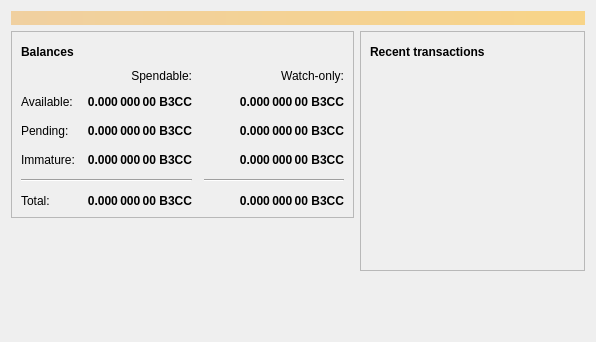
<?xml version="1.0" encoding="UTF-8"?>
<ui version="4.0">
 <class>OverviewPage</class>
 <widget class="QWidget" name="OverviewPage">
  <property name="geometry">
   <rect>
    <x>0</x>
    <y>0</y>
    <width>596</width>
    <height>342</height>
   </rect>
  </property>
  <property name="windowTitle">
   <string>Form</string>
  </property>
  <layout class="QVBoxLayout" name="topLayout">
   <item>
    <widget class="QLabel" name="labelAlerts">
     <property name="visible">
      <bool>false</bool>
     </property>
     <property name="styleSheet">
      <string notr="true">QLabel { background-color: qlineargradient(x1: 0, y1: 0, x2: 1, y2: 0, stop:0 #F0D0A0, stop:1 #F8D488); color:#000000; }</string>
     </property>
     <property name="wordWrap">
      <bool>true</bool>
     </property>
     <property name="margin">
      <number>3</number>
     </property>
     <property name="textInteractionFlags">
      <set>Qt::TextSelectableByMouse</set>
     </property>
    </widget>
   </item>
   <item>
    <layout class="QHBoxLayout" name="horizontalLayout" stretch="1,1">
     <item>
      <layout class="QVBoxLayout" name="verticalLayout_2">
       <item>
        <widget class="QFrame" name="frame">
         <property name="frameShape">
          <enum>QFrame::StyledPanel</enum>
         </property>
         <property name="frameShadow">
          <enum>QFrame::Raised</enum>
         </property>
         <layout class="QVBoxLayout" name="verticalLayout_4">
          <item>
           <layout class="QHBoxLayout" name="horizontalLayout_4">
            <item>
             <widget class="QLabel" name="label_5">
              <property name="font">
               <font>
                <weight>75</weight>
                <bold>true</bold>
               </font>
              </property>
              <property name="text">
               <string>Balances</string>
              </property>
             </widget>
            </item>
            <item>
             <widget class="QPushButton" name="labelWalletStatus">
              <property name="enabled">
               <bool>true</bool>
              </property>
              <property name="maximumSize">
               <size>
                <width>30</width>
                <height>16777215</height>
               </size>
              </property>
              <property name="toolTip">
               <string>The displayed information may be out of date. Your wallet automatically synchronizes with the Bitcoin network after a connection is established, but this process has not completed yet.</string>
              </property>
              <property name="text">
               <string/>
              </property>
              <property name="icon">
               <iconset resource="../bitcoin.qrc">
                <normaloff>:/icons/warning</normaloff>
                <disabledoff>:/icons/warning</disabledoff>:/icons/warning</iconset>
              </property>
              <property name="iconSize">
               <size>
                <width>24</width>
                <height>24</height>
               </size>
              </property>
              <property name="flat">
               <bool>true</bool>
              </property>
             </widget>
            </item>
            <item>
             <spacer name="horizontalSpacer_3">
              <property name="orientation">
               <enum>Qt::Horizontal</enum>
              </property>
              <property name="sizeHint" stdset="0">
               <size>
                <width>40</width>
                <height>20</height>
               </size>
              </property>
             </spacer>
            </item>
           </layout>
          </item>
          <item>
           <layout class="QGridLayout" name="gridLayout">
            <property name="spacing">
             <number>12</number>
            </property>
            <item row="2" column="2">
             <widget class="QLabel" name="labelWatchPending">
              <property name="font">
               <font>
                <weight>75</weight>
                <bold>true</bold>
               </font>
              </property>
              <property name="cursor">
               <cursorShape>IBeamCursor</cursorShape>
              </property>
              <property name="toolTip">
               <string>Unconfirmed transactions to watch-only addresses</string>
              </property>
              <property name="text">
               <string notr="true">0.000 000 00 B3CC</string>
              </property>
              <property name="alignment">
               <set>Qt::AlignRight|Qt::AlignTrailing|Qt::AlignVCenter</set>
              </property>
              <property name="textInteractionFlags">
               <set>Qt::LinksAccessibleByMouse|Qt::TextSelectableByKeyboard|Qt::TextSelectableByMouse</set>
              </property>
             </widget>
            </item>
            <item row="2" column="1">
             <widget class="QLabel" name="labelUnconfirmed">
              <property name="font">
               <font>
                <weight>75</weight>
                <bold>true</bold>
               </font>
              </property>
              <property name="cursor">
               <cursorShape>IBeamCursor</cursorShape>
              </property>
              <property name="toolTip">
               <string>Total of transactions that have yet to be confirmed, and do not yet count toward the spendable balance</string>
              </property>
              <property name="text">
               <string notr="true">0.000 000 00 B3CC</string>
              </property>
              <property name="alignment">
               <set>Qt::AlignRight|Qt::AlignTrailing|Qt::AlignVCenter</set>
              </property>
              <property name="textInteractionFlags">
               <set>Qt::LinksAccessibleByMouse|Qt::TextSelectableByKeyboard|Qt::TextSelectableByMouse</set>
              </property>
             </widget>
            </item>
            <item row="3" column="2">
             <widget class="QLabel" name="labelWatchImmature">
              <property name="font">
               <font>
                <weight>75</weight>
                <bold>true</bold>
               </font>
              </property>
              <property name="cursor">
               <cursorShape>IBeamCursor</cursorShape>
              </property>
              <property name="toolTip">
               <string>Mined balance in watch-only addresses that has not yet matured</string>
              </property>
              <property name="text">
               <string notr="true">0.000 000 00 B3CC</string>
              </property>
              <property name="alignment">
               <set>Qt::AlignRight|Qt::AlignTrailing|Qt::AlignVCenter</set>
              </property>
              <property name="textInteractionFlags">
               <set>Qt::LinksAccessibleByMouse|Qt::TextSelectableByKeyboard|Qt::TextSelectableByMouse</set>
              </property>
             </widget>
            </item>
            <item row="4" column="0" colspan="2">
             <widget class="Line" name="line">
              <property name="orientation">
               <enum>Qt::Horizontal</enum>
              </property>
             </widget>
            </item>
            <item row="4" column="2">
             <widget class="Line" name="lineWatchBalance">
              <property name="sizePolicy">
               <sizepolicy hsizetype="Preferred" vsizetype="Fixed">
                <horstretch>0</horstretch>
                <verstretch>0</verstretch>
               </sizepolicy>
              </property>
              <property name="minimumSize">
               <size>
                <width>140</width>
                <height>0</height>
               </size>
              </property>
              <property name="orientation">
               <enum>Qt::Horizontal</enum>
              </property>
             </widget>
            </item>
            <item row="5" column="0">
             <widget class="QLabel" name="labelTotalText">
              <property name="text">
               <string>Total:</string>
              </property>
             </widget>
            </item>
            <item row="3" column="1">
             <widget class="QLabel" name="labelImmature">
              <property name="font">
               <font>
                <weight>75</weight>
                <bold>true</bold>
               </font>
              </property>
              <property name="cursor">
               <cursorShape>IBeamCursor</cursorShape>
              </property>
              <property name="toolTip">
               <string>Mined balance that has not yet matured</string>
              </property>
              <property name="text">
               <string notr="true">0.000 000 00 B3CC</string>
              </property>
              <property name="alignment">
               <set>Qt::AlignRight|Qt::AlignTrailing|Qt::AlignVCenter</set>
              </property>
              <property name="textInteractionFlags">
               <set>Qt::LinksAccessibleByMouse|Qt::TextSelectableByKeyboard|Qt::TextSelectableByMouse</set>
              </property>
             </widget>
            </item>
            <item row="2" column="3">
             <spacer name="horizontalSpacer_2">
              <property name="orientation">
               <enum>Qt::Horizontal</enum>
              </property>
              <property name="sizeHint" stdset="0">
               <size>
                <width>40</width>
                <height>20</height>
               </size>
              </property>
             </spacer>
            </item>
            <item row="3" column="0">
             <widget class="QLabel" name="labelImmatureText">
              <property name="text">
               <string>Immature:</string>
              </property>
             </widget>
            </item>
            <item row="5" column="1">
             <widget class="QLabel" name="labelTotal">
              <property name="font">
               <font>
                <weight>75</weight>
                <bold>true</bold>
               </font>
              </property>
              <property name="cursor">
               <cursorShape>IBeamCursor</cursorShape>
              </property>
              <property name="toolTip">
               <string>Your current total balance</string>
              </property>
              <property name="text">
               <string notr="true">0.000 000 00 B3CC</string>
              </property>
              <property name="alignment">
               <set>Qt::AlignRight|Qt::AlignTrailing|Qt::AlignVCenter</set>
              </property>
              <property name="textInteractionFlags">
               <set>Qt::LinksAccessibleByMouse|Qt::TextSelectableByKeyboard|Qt::TextSelectableByMouse</set>
              </property>
             </widget>
            </item>
            <item row="5" column="2">
             <widget class="QLabel" name="labelWatchTotal">
              <property name="font">
               <font>
                <weight>75</weight>
                <bold>true</bold>
               </font>
              </property>
              <property name="cursor">
               <cursorShape>IBeamCursor</cursorShape>
              </property>
              <property name="toolTip">
               <string>Current total balance in watch-only addresses</string>
              </property>
              <property name="text">
               <string notr="true">0.000 000 00 B3CC</string>
              </property>
              <property name="alignment">
               <set>Qt::AlignRight|Qt::AlignTrailing|Qt::AlignVCenter</set>
              </property>
              <property name="textInteractionFlags">
               <set>Qt::LinksAccessibleByMouse|Qt::TextSelectableByKeyboard|Qt::TextSelectableByMouse</set>
              </property>
             </widget>
            </item>
            <item row="0" column="2">
             <widget class="QLabel" name="labelWatchonly">
              <property name="text">
               <string>Watch-only:</string>
              </property>
              <property name="alignment">
               <set>Qt::AlignRight|Qt::AlignTrailing|Qt::AlignVCenter</set>
              </property>
             </widget>
            </item>
            <item row="1" column="0">
             <widget class="QLabel" name="labelBalanceText">
              <property name="text">
               <string>Available:</string>
              </property>
             </widget>
            </item>
            <item row="1" column="1">
             <widget class="QLabel" name="labelBalance">
              <property name="font">
               <font>
                <weight>75</weight>
                <bold>true</bold>
               </font>
              </property>
              <property name="cursor">
               <cursorShape>IBeamCursor</cursorShape>
              </property>
              <property name="toolTip">
               <string>Your current spendable balance</string>
              </property>
              <property name="text">
               <string notr="true">0.000 000 00 B3CC</string>
              </property>
              <property name="alignment">
               <set>Qt::AlignRight|Qt::AlignTrailing|Qt::AlignVCenter</set>
              </property>
              <property name="textInteractionFlags">
               <set>Qt::LinksAccessibleByMouse|Qt::TextSelectableByKeyboard|Qt::TextSelectableByMouse</set>
              </property>
             </widget>
            </item>
            <item row="1" column="2">
             <widget class="QLabel" name="labelWatchAvailable">
              <property name="font">
               <font>
                <weight>75</weight>
                <bold>true</bold>
               </font>
              </property>
              <property name="cursor">
               <cursorShape>IBeamCursor</cursorShape>
              </property>
              <property name="toolTip">
               <string>Your current balance in watch-only addresses</string>
              </property>
              <property name="text">
               <string notr="true">0.000 000 00 B3CC</string>
              </property>
              <property name="alignment">
               <set>Qt::AlignRight|Qt::AlignTrailing|Qt::AlignVCenter</set>
              </property>
              <property name="textInteractionFlags">
               <set>Qt::LinksAccessibleByMouse|Qt::TextSelectableByKeyboard|Qt::TextSelectableByMouse</set>
              </property>
             </widget>
            </item>
            <item row="2" column="0">
             <widget class="QLabel" name="labelPendingText">
              <property name="text">
               <string>Pending:</string>
              </property>
             </widget>
            </item>
            <item row="0" column="1">
             <widget class="QLabel" name="labelSpendable">
              <property name="text">
               <string>Spendable:</string>
              </property>
              <property name="alignment">
               <set>Qt::AlignRight|Qt::AlignTrailing|Qt::AlignVCenter</set>
              </property>
             </widget>
            </item>
           </layout>
          </item>
         </layout>
        </widget>
       </item>
       <item>
        <spacer name="verticalSpacer">
         <property name="orientation">
          <enum>Qt::Vertical</enum>
         </property>
         <property name="sizeHint" stdset="0">
          <size>
           <width>20</width>
           <height>40</height>
          </size>
         </property>
        </spacer>
       </item>
      </layout>
     </item>
     <item>
      <layout class="QVBoxLayout" name="verticalLayout_3">
       <item>
        <widget class="QFrame" name="frame_2">
         <property name="frameShape">
          <enum>QFrame::StyledPanel</enum>
         </property>
         <property name="frameShadow">
          <enum>QFrame::Raised</enum>
         </property>
         <layout class="QVBoxLayout" name="verticalLayout">
          <item>
           <layout class="QHBoxLayout" name="horizontalLayout_2">
            <item>
             <widget class="QLabel" name="label_4">
              <property name="font">
               <font>
                <weight>75</weight>
                <bold>true</bold>
               </font>
              </property>
              <property name="text">
               <string>Recent transactions</string>
              </property>
             </widget>
            </item>
            <item>
             <widget class="QPushButton" name="labelTransactionsStatus">
              <property name="enabled">
               <bool>true</bool>
              </property>
              <property name="maximumSize">
               <size>
                <width>30</width>
                <height>16777215</height>
               </size>
              </property>
              <property name="toolTip">
               <string>The displayed information may be out of date. Your wallet automatically synchronizes with the Bitcoin network after a connection is established, but this process has not completed yet.</string>
              </property>
              <property name="text">
               <string/>
              </property>
              <property name="icon">
               <iconset resource="../bitcoin.qrc">
                <normaloff>:/icons/warning</normaloff>
                <disabledoff>:/icons/warning</disabledoff>:/icons/warning</iconset>
              </property>
              <property name="iconSize">
               <size>
                <width>24</width>
                <height>24</height>
               </size>
              </property>
              <property name="flat">
               <bool>true</bool>
              </property>
             </widget>
            </item>
            <item>
             <spacer name="horizontalSpacer">
              <property name="orientation">
               <enum>Qt::Horizontal</enum>
              </property>
              <property name="sizeHint" stdset="0">
               <size>
                <width>40</width>
                <height>20</height>
               </size>
              </property>
             </spacer>
            </item>
           </layout>
          </item>
          <item>
           <widget class="QListView" name="listTransactions">
            <property name="styleSheet">
             <string notr="true">QListView { background: transparent; }</string>
            </property>
            <property name="frameShape">
             <enum>QFrame::NoFrame</enum>
            </property>
            <property name="verticalScrollBarPolicy">
             <enum>Qt::ScrollBarAlwaysOff</enum>
            </property>
            <property name="horizontalScrollBarPolicy">
             <enum>Qt::ScrollBarAlwaysOff</enum>
            </property>
            <property name="selectionMode">
             <enum>QAbstractItemView::NoSelection</enum>
            </property>
           </widget>
          </item>
         </layout>
        </widget>
       </item>
       <item>
        <spacer name="verticalSpacer_2">
         <property name="orientation">
          <enum>Qt::Vertical</enum>
         </property>
         <property name="sizeHint" stdset="0">
          <size>
           <width>20</width>
           <height>40</height>
          </size>
         </property>
        </spacer>
       </item>
      </layout>
     </item>
    </layout>
   </item>
  </layout>
 </widget>
 <resources/>
 <connections/>
</ui>
